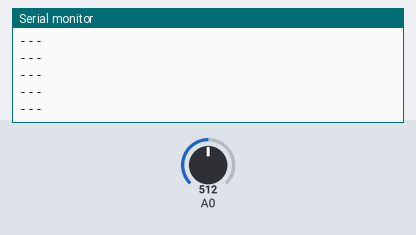
A sketch run on a simulated Arduino Uno, built with avr-gcc and run on an emulated ATmega328P. Parts: the last lines printed to the serial monitor. The test bench sets the inputs (shaded band); at power-on: A0 = 512.

Above: at 2.8 s.
2.9 s: A0 set to 488
At 3.8 s:
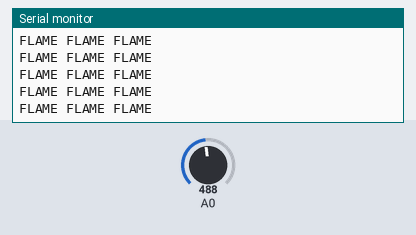
10.8 s: A0 set to 511
At 11.3 s:
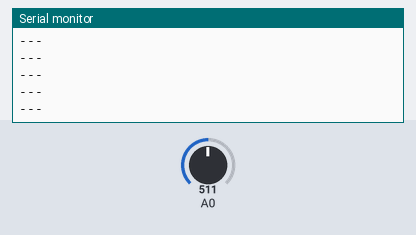
12.3 s: A0 set to 306
At 12.9 s:
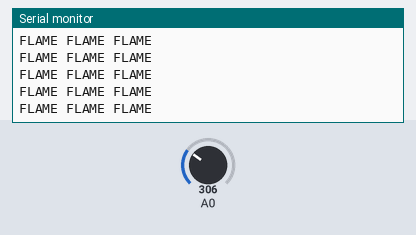

Measured:
- the behaviour switches between 507 and 506 on A0 (found by bisection; images 0 and 1)
- after the input at 2.9 s, the serial monitor: prints a new line after 0.07 s (image 1)
- after the input at 10.8 s, the serial monitor: prints a new line after 0.07 s (image 2)

The sketch:

sketch_mar02a.ino
```cpp
/*
 * Description:
 * Flamesensor
 * Sets a Value to detect "Flame".
 * It needs 2 Seconds to fit with the surrounding to initialize the startValue
 * Afterwards, it will detect "flame" and print it out.
 */

int sensorValue;
boolean isStartValue;
int startValue;
int startValueRange;

void setup() {
  isStartValue = true;
  startValueRange = 5;
  Serial.begin(9600);
}

void loop() {
  if (isStartValue) {
    delay(2000);
    isStartValue = false;
    startValue = sensorValue = analogRead(A0);
  }
  //Reads the Value from analogPin A0
  sensorValue = analogRead(A0);
  //Prints the value
  //Serial.println(sensorValue);
  if (sensorValue < (startValue - startValueRange)) {
    Serial.println("FLAME FLAME FLAME");
  }else {
    Serial.println("---");
  }
  //Stability Reasons, don't ask.
  delay(1);
}
```
